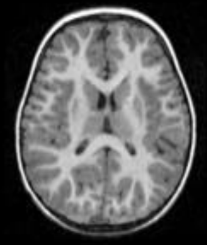
#> input picture Combination/Brain Matter/Brain.png, 207 x 245 px
$ python code.py   (older library calls are emulated)
#> lines starting #> are read from the running program, lines starting #| are printed output that depends on the picture; after the words box and inside, x2 and y2 are one past the last pixel; in counts of white or black regions, pixels touching at a corner belong together
import cv2
import numpy as np

kernel=np.array([[1, 1, 1], [1, 1, 1], [1, 1, 1]])
image=cv2.imread('Brain.png')
#> image is the input picture: shape (245, 207, 3); min 0, max 254, mean 90.8
image=cv2.cvtColor(image, cv2.COLOR_BGR2GRAY)
#> image: shape (245, 207)
temp=cv2.imread('Brain.png')
temp=cv2.cvtColor(temp, cv2.COLOR_BGR2GRAY)
result1=cv2.imread('Brain.png')
result1=cv2.cvtColor(result1, cv2.COLOR_BGR2GRAY)
result2=cv2.imread('Brain.png')
result2=cv2.cvtColor(result2, cv2.COLOR_BGR2GRAY)
result, image=cv2.threshold(image, 0, 255, cv2.THRESH_BINARY+cv2.THRESH_OTSU)
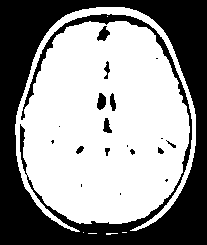
#> image: shape (245, 207); 58.3% white; 19 black regions (8 under 20 px), largest, box (x1, y1, x2, y2) and area: (0, 0, 207, 245) 20521, (97, 93, 106, 110) 113, (97, 26, 110, 41) 111
#> result = 79
image=cv2.erode(image, kernel, iterations=2)
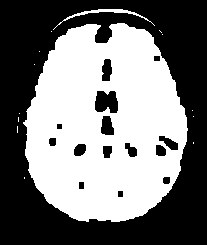
#> image: shape (245, 207); 47.5% white; 14 white regions (12 under 20 px), largest, box (x1, y1, x2, y2) and area: (23, 23, 188, 222) 23802, (53, 9, 155, 30) 255
(number, label, values, component)=cv2.connectedComponentsWithStats(image, 4, cv2.CV_32S)
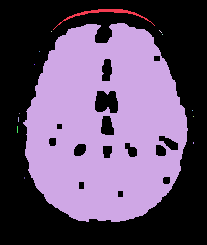
#> label: shape (245, 207) int32; 15 distinct labels, from 0 to 14; one colour per label, 0 black
#> number = 15; values = 15 rows, first 6: [0, 0, 207, 245, 26632], [53, 9, 102, 21, 255], [23, 23, 165, 199, 23802], [51, 31, 1, 1, 1], [159, 30, 3, 3, 3], [162, 34, 1, 1, 1]; component = 15 rows, first 8: [101.8, 120.2], [104.2, 13.3], [104.4, 125.2], [51, 31], [160, 31], [162, 34], [39, 51], [34, 64]
maximum=[0, 0]
for i in range(1, number):
    area=values[i, cv2.CC_STAT_AREA]
    if maximum[0]<area:
        maximum[0]=area
        maximum[1]=i
#> this loop made 14 passes
#> area on passes 1 to 2: 255, 23802
#> after the loop, maximum = [23802, 2]
component=(label==maximum[1]).astype("uint8")*255
#> component: shape (245, 207); 46.9% white; 1 white region, box (x1, y1, x2, y2) and area: (23, 23, 188, 222) 23802
component=cv2.dilate(component, kernel, iterations=2)
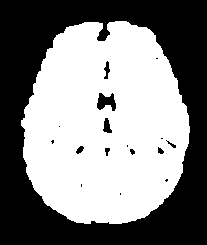
#> component: shape (245, 207); 52.2% white; 17 black regions (8 under 20 px), largest, box (x1, y1, x2, y2) and area: (0, 0, 207, 245) 23714, (97, 93, 116, 111) 219, (103, 118, 112, 133) 85
m=len(image)
#> m = 245
n=len(image[0])
#> n = 207
for i in range(m):
    for j in range(n):
        if component[i][j]==0:
            temp[i][j]=0
        result1[i][j]=temp[i][j]
        result2[i][j]=temp[i][j]
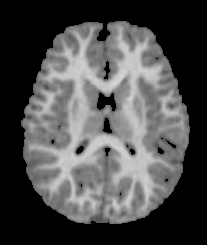
#> result1: shape (245, 207); min 0, max 219, mean 75.6
cv2.imwrite('component.png', temp)
for i in range(m):
    for j in range(n):
        if temp[i][j]>150:
            result2[i][j]=0
        else:
            result1[i][j]=0
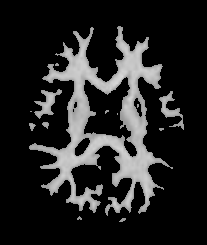
#> result1: shape (245, 207); min 0, max 219, mean 35.5
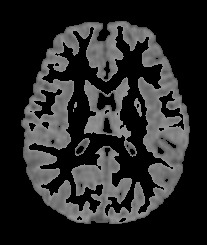
#> result2: shape (245, 207); 19.79% of pixels changed, all inside (x1, y1, x2, y2) = (29, 26, 184, 222)
cv2.imwrite('white.png', result1)
cv2.imwrite('gray.png', result2)
